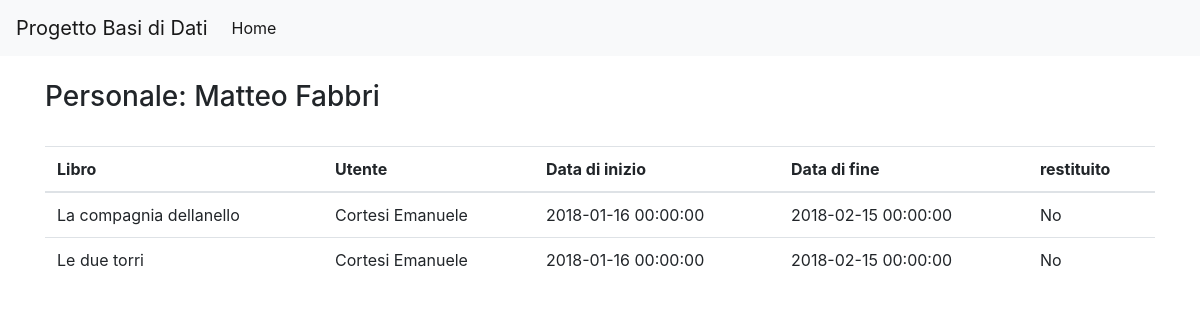
Before: /sito/personale/prestiti.php?id_personale=2 with the older database file.
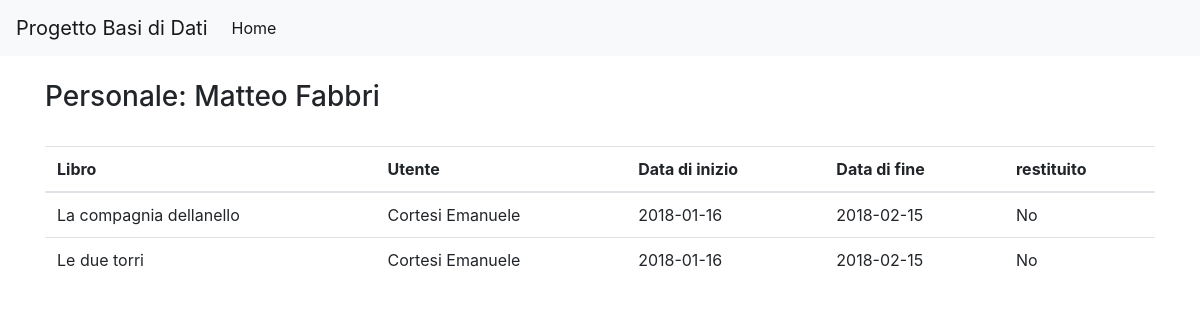
After: the same page with the newer database file.
### tables this page shows
CREATE TABLE prestiti (
  id           INT     NOT NULL AUTO_INCREMENT,
  id_libro     INT     NOT NULL,
  id_personale INT     NOT NULL,
  id_utente    INT     NOT NULL,
  data_inizio  DATE    NOT NULL,
  data_fine    DATE    NOT NULL,
  restituito   BOOLEAN NOT NULL DEFAULT FALSE,
  PRIMARY KEY (id),
  FOREIGN KEY (id_libro) REFERENCES libri (id)
    ON DELETE RESTRICT
    ON UPDATE NO ACTION,
  FOREIGN KEY (id_personale) REFERENCES personale (id)
    ON DELETE RESTRICT
    ON UPDATE NO ACTION,
  FOREIGN KEY (id_utente) REFERENCES utenti (id)
    ON DELETE RESTRICT
    ON UPDATE NO ACTION
);

CREATE TABLE libri (
  id                 INT          NOT NULL AUTO_INCREMENT,
  ISBN               VARCHAR(13)  NOT NULL,
  titolo             VARCHAR(100) NOT NULL,
  anno_pubblicazione YEAR         NOT NULL,
  quantita           INT          NOT NULL,
  id_editore         INT          NOT NULL,
  id_collana         INT          NULL     DEFAULT NULL,
  id_espositore      INT          NOT NULL,
  PRIMARY KEY (id),
  FOREIGN KEY (id_editore) REFERENCES casa_editrice (id)
    ON DELETE RESTRICT
    ON UPDATE NO ACTION,
  FOREIGN KEY (id_collana) REFERENCES collane (id)
    ON DELETE RESTRICT
    ON UPDATE NO ACTION,
  FOREIGN KEY (id_espositore) REFERENCES stanze (id)
    ON DELETE RESTRICT
    ON UPDATE NO ACTION
);

### sito/ConnessioneSQL.php (called while the page is built, shortened)
<?php
class ConnessioneSQL
{
    private $servername = "localhost";
    private $username = "root";
    private $password = "";
    private $dbname = "progetto_database";
    private $conn;
    public function __construct()
    {
        $this->conn = new mysqli($this->servername, $this->username, $this->password, $this->dbname);
    }
    public function query($sql)
    {
        return $this->conn->query($sql);
    }
    public function select($table, $fields = '*', $other = '')
    {
        $fields = is_array($fields) ? implode(', ', $fields) : $fields;
        $results = $this->query("SELECT {$fields} FROM {$table} {$other}");
        return $results->fetch_all(MYSQLI_ASSOC);
    }
}

### sito/personale/prestiti.php (the view)
<?php require '../partials/head.php' ?>
<?php
require "../ConnessioneSQL.php";
$connessione = new ConnessioneSQL();
$id_personale = isset($_GET['id_personale']) && strlen($_GET['id_personale']) > 0 ? $_GET['id_personale'] : die("Richiesto id personale");
$personale = $connessione->select('personale', '*', "WHERE id=$id_personale")[0];
?>
<div class="d-flex justify-content-between align-items-center mb-4">
    <h3>Personale: <?php echo $personale['nome'] . ' ' . $personale['cognome'] ?></h3>
</div>
<table class="table">
    <thead>
    <tr>
        <th>Libro</th>
        <th>Utente</th>
        <th>Data di inizio</th>
        <th>Data di fine</th>
        <th>restituito</th>
    </tr>
    </thead>
    <tbody>
    <?php
    $risultato = $connessione->query(
        "SELECT titolo, CONCAT(utenti.cognome, ' ', utenti.nome) AS utente, data_inizio, data_fine, restituito
            FROM prestiti
              JOIN libri ON prestiti.id_libro = libri.id
              JOIN utenti ON prestiti.id_utente = utenti.id
            WHERE id_personale = $id_personale"
    )->fetch_all(MYSQLI_ASSOC);
    if (count($risultato) > 0) {
        foreach ($risultato as $row) {
            ?>
            <tr>
                <td><?php echo $row["titolo"] ?></td>
                <td><?php echo $row["utente"] ?></td>
                <td><?php echo $row["data_inizio"] ?></td>
                <td><?php echo $row["data_fine"] ?></td>
                <td><?php echo $row["restituito"] ? 'Si' : 'No' ?></td>
            </tr>
            <?php
        }
    } else {
        ?>
        <tr>
            <td rowspan="4">Non ci sono record.</td>
        </tr>
        <?php
    }
    ?>
    </tbody>
</table>
<?php require '../partials/footer.php' ?>

Changed rows visible on the page:
changed prestiti "La compagnia dellanello": data_inizio "2018-01-16 00:00:00" → "2018-01-16"; data_fine "2018-02-15 00:00:00" → "2018-02-15"
changed prestiti "Le due torri": data_inizio "2018-01-16 00:00:00" → "2018-01-16"; data_fine "2018-02-15 00:00:00" → "2018-02-15"
